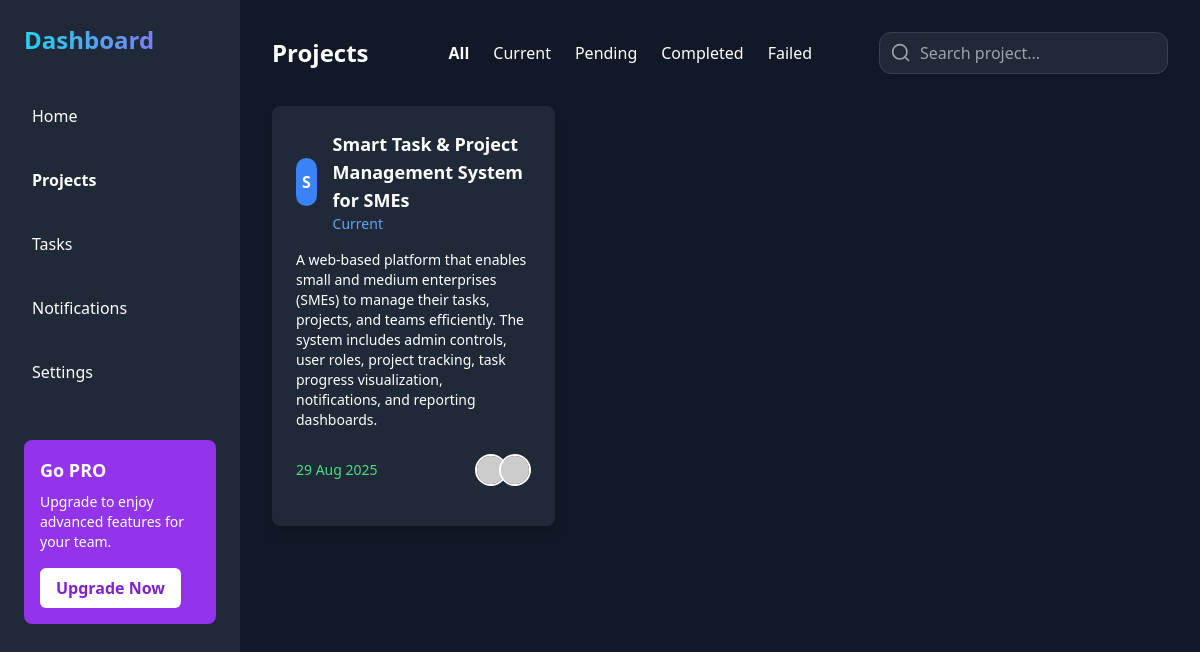
Page /project/project/ (signed in) on the committed database.
### project/models.py (models this page shows, shortened)
class Project(models.Model):
    STATUS_CHOICES = [
        ('pending', 'Pending'),
        ('current', 'Current'),
        ('completed', 'Completed'),
        ('failed', 'Failed'),
    ]
    title = models.CharField(max_length=200)
    description = models.TextField(blank=True, null=True)
    status = models.CharField(max_length=20, choices=STATUS_CHOICES, default='pending')
    start_date = models.DateField(null=True, blank=True)
    end_date = models.DateField(null=True, blank=True)
    due_date = models.DateField(null=True, blank=True)
    assigned_users = models.ManyToManyField(
        settings.AUTH_USER_MODEL,
        blank=True,
        related_name='project_assigned_users'  # ✅ Unique related name
    )

### users/models.py (models this page shows, shortened)
class CustomUser(AbstractUser):
    user_id = models.AutoField(primary_key=True)
    preference_field_1 = models.CharField(max_length=100, blank=True, null=True)
    preference_field_2 = models.CharField(max_length=100, blank=True, null=True)
    created_at = models.DateTimeField(auto_now_add=True)
    updated_at = models.DateTimeField(auto_now=True)
    email = models.EmailField(unique=True)
    notifications_enabled = models.BooleanField(default=True)
    expertise = models.CharField(max_length=255, blank=True, null=True)
    ROLE_CHOICES = (
        ('admin', 'Admin'),
        ('manager', 'Project Manager'),
        ('user', 'User'),
    )
    role = models.CharField(max_length=20, choices=ROLE_CHOICES, default='user')
    USERNAME_FIELD = 'username'
    REQUIRED_FIELDS = ['email']
    objects = CustomUserManager()

### project/views.py (the view)
# urls.py: path('project/', views.project_list, name='project_list'),
@login_required
def project_list(request):
    update_expired_projects()
    update_pending_projects()
    status_filter = request.GET.get('status')
    if status_filter in ['pending', 'current', 'completed', 'failed']:
        projects = Project.objects.filter(status=status_filter)
    else:
        projects = Project.objects.all()
    return render(request, 'project/project_tab.html', {'projects': projects})

### project/utils.py (called while the page is built)
def update_expired_projects():
    today = timezone.now().date()
    expired_projects = Project.objects.filter(end_date__lt=today).exclude(status__in=['completed', 'failed'])
    for project in expired_projects:
        project.status = 'failed'
        project.save()

def update_pending_projects():
    today = timezone.now().date()
    projects = Project.objects.filter(start_date__gt=today).exclude(status='pending')
    for project in projects:
        project.status = 'pending'
        project.save()

### project/templates/project/project_tab.html (shortened to what this page needs)
{% load static %}
<!DOCTYPE html>
<html lang="en">
<head>
    <script src="https://cdn.tailwindcss.com"></script>
    <link rel="stylesheet" href="{% static 'css/project_tab.css' %}">
</head>
<body class="bg-gray-900 text-white font-sans">
<div class="flex h-screen">
    <aside class="bg-gray-800 text-white w-1/5 p-6 flex flex-col justify-between">
        <div>
            <h1 class="text-2xl font-bold mb-10 bg-gradient-to-r from-cyan-400 to-purple-500 text-transparent bg-clip-text">Dashboard</h1>
            <nav>
                <ul class="space-y-6">
                    <li><a href="{% url 'data:dashboard' %}" class="block hover:bg-purple-800 p-2 rounded-md">Home</a></li>
                    <li><a href="{% url 'project:project_tab' %}" class="block hover:bg-purple-800 p-2 rounded-md font-semibold">Projects</a></li>
                    <li><a href="{% url 'tasks:tasks_tab' %}" class="block hover:bg-purple-800 p-2 rounded-md">Tasks</a></li>
                    <li><a href="{% url 'notification:notification' %}" class="flex items-center space-x-4 hover:bg-purple-800 p-2 rounded-md"><span>Notifications</span></a></li>
                    <li><a href="{% url 'users:settings' %}" class="block hover:bg-purple-800 p-2 rounded-md">Settings</a></li>
                </ul>
            </nav>
            <div class="bg-purple-600 p-4 rounded-lg mt-12">
                <h3 class="font-bold text-lg">Go PRO</h3>
                <p class="text-sm mt-2">Upgrade to enjoy advanced features for your team.</p>
                <button class="bg-white text-purple-700 px-4 py-2 mt-4 rounded-md font-semibold">Upgrade Now</button>
            </div>
        </div>
    </aside>
    <div class="w-4/5 p-8 overflow-y-auto">
        <div class="flex justify-between items-center mb-8 flex-wrap gap-4">
            <div class="flex items-center space-x-20">
                <h1 class="text-2xl font-bold">Projects</h1>
                <div class="flex space-x-6">
                    <a href="{% url 'project:project_tab' %}?status=all"><button class="text-white font-bold">All</button></a>
                    <a href="{% url 'project:project_tab' %}?status=current"><button class="text-white hover:text-purple-500">Current</button></a>
                    <a href="{% url 'project:project_tab' %}?status=pending"><button class="text-white hover:text-purple-500">Pending</button></a>
                    <a href="{% url 'project:project_tab' %}?status=completed"><button class="text-white hover:text-purple-500">Completed</button></a>
                    <a href="{% url 'project:project_tab' %}?status=failed"><button class="text-white hover:text-purple-500">Failed</button></a>
                </div>
            </div>
            <div class="flex items-center gap-4">
                <form method="get" action="" class="relative max-w-xs w-full">
                    <input
                        type="text"
                        name="search"
                        value="{{ request.GET.search }}"
                        placeholder="Search project..."
                        class="w-full border border-gray-700 bg-gray-800 text-white rounded-xl pl-10 pr-4 py-2 focus:outline-none focus:ring-2 focus:ring-purple-500"
                    />
                    <div class="absolute inset-y-0 left-0 flex items-center pl-3 pointer-events-none">
                    </div>
                </form>
            </div>
        </div>
        <div class="grid grid-cols-3 gap-6">
            {% if projects %}
                {% for project in projects %}
                <div class="card bg-gray-800 p-6 rounded-lg shadow-lg hover:shadow-xl">
                    <div class="flex items-center mb-4">
                        <div class="h-12 w-12 rounded-full bg-blue-500 flex items-center justify-center text-white font-bold mr-4">
                            {{ project.title|slice:":1" }}
                        </div>
                        <div>
                            <h3 class="font-semibold text-lg">{{ project.title }}</h3>
                            <p class="text-blue-400 text-sm capitalize">{{ project.get_status_display }}</p>
                        </div>
                    </div>
                    <p class="text-sm text-white-600 mb-6">{{ project.description|default:"No description" }}</p>
                    <div class="flex items-center justify-between mb-4">
                        <p class="text-green-400 text-sm">{{ project.end_date|date:"d M Y" }}</p>
                        <div class="flex -space-x-2">
                            {% for user in project.assigned_users.all %}
                                <img src="https://via.placeholder.com/40" alt="{{ user.username }}" class="w-8 h-8 rounded-full border-2 border-white">
                            {% endfor %}
                        </div>
                    </div>
                </div>
                {% endfor %}
            {% else %}
                <p class="text-white text-lg">No projects found for this filter.</p>
            {% endif %}
        </div>
    </div>
</div>
</body>
</html>

### rows in the picture
Project: title "S", title "Smart Task & Project Management System for SMEs", status "Current", description "A web-based platform that enables small and medium enterprises (SMEs) to manage their tasks, projects, and teams efficiently. The system includes admin controls, user roles, project tracking, task progress visualization, notifications, and reporting dashboards.", end_date "29 Aug 2025"
